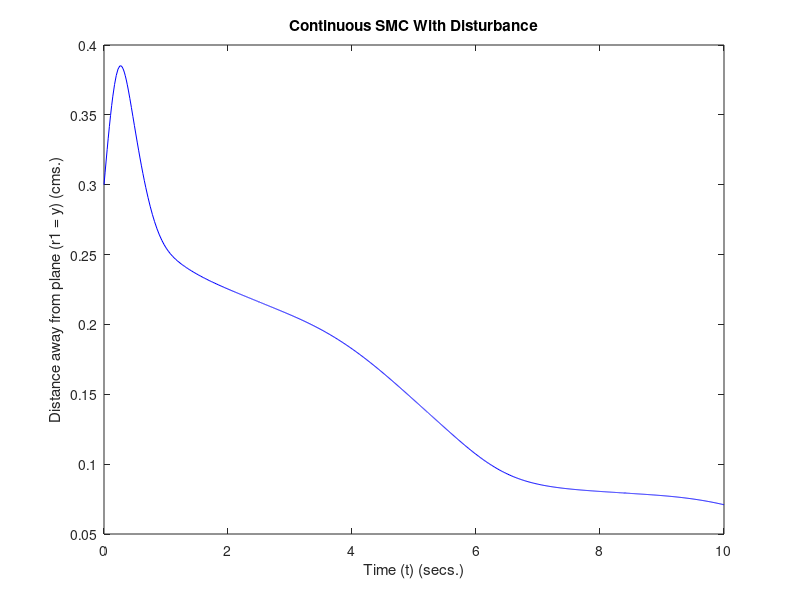
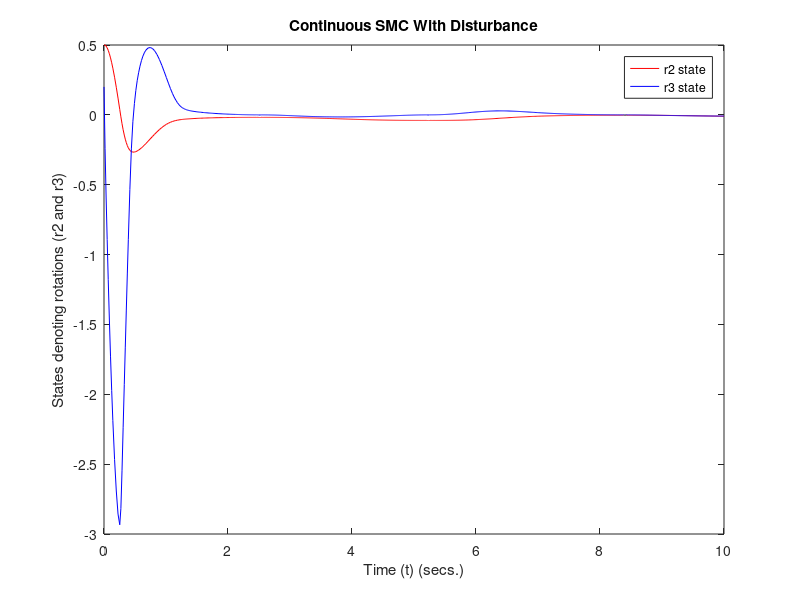
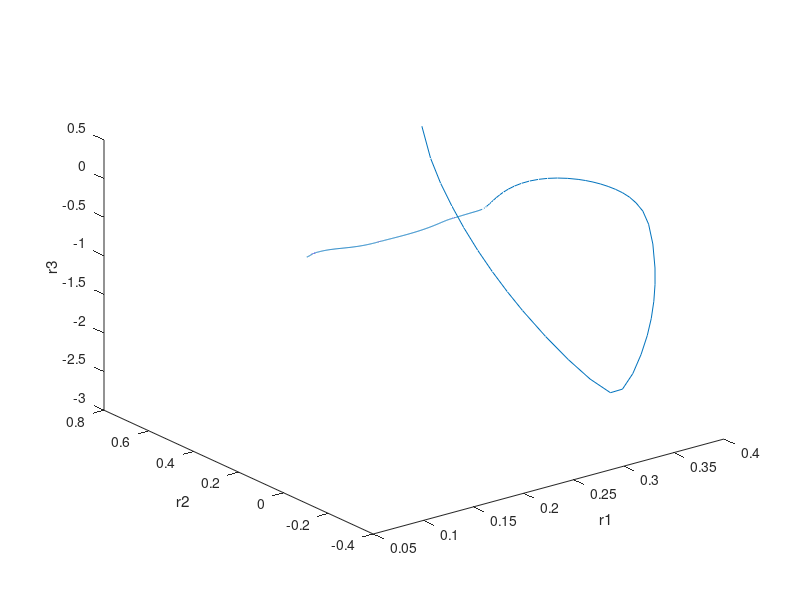
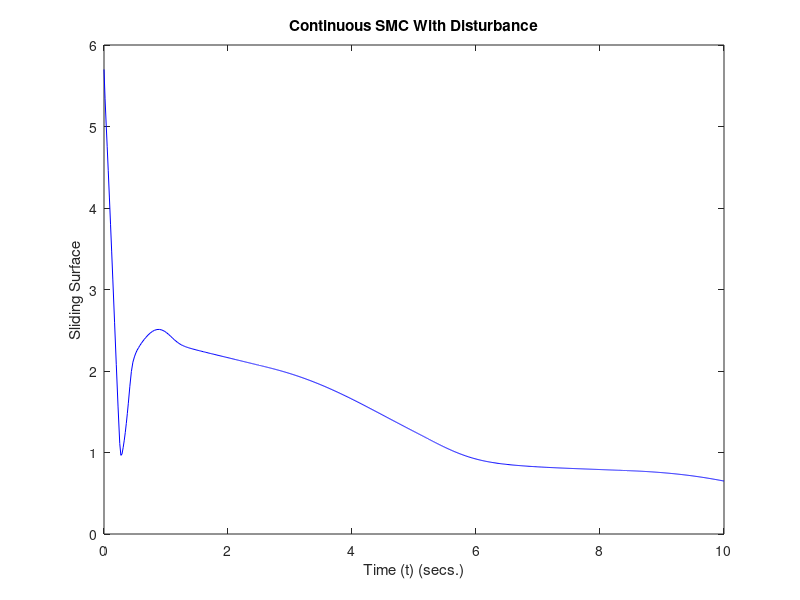

The MATLAB script that drew these images, in order:
function continuous_smc

tspan = [0 10];
r0 = [0.3; 0.5; 0.2];

[t,r] = ode45(@myodefun,tspan,r0);
K=6;
eta = 4;
c1=10;
c2=5;
k= 1.0/56.7;
Zeta = c1*r(:,1) + c2*r(:,2) + r(:,3);
U = -15*sign(r(:,1)).*(abs(r(:,1))).^(1/4)-23*sign(r(:,2)).*(abs(r(:,2))).^(1/3)-9*sign(r(:,3)).*(abs(r(:,3))).^(1/2);
f = -k*sin(acos(-r(:,3)/k)).*r(:,3).*tan(asin(-r(:,2)));
g = k*sin(acos(-r(:,3)/k));
i2 = g\(U-f);
plot(t, r(:,1), 'b')
title('Continuous SMC With Disturbance')
xlabel('Time (t) (secs.)')
ylabel('Distance away from plane (r1 = y) (cms.)')
figure
plot(t, r(:,2), 'r', t, r(:,3), 'b')
title('Continuous SMC With Disturbance')
xlabel('Time (t) (secs.)')
ylabel('States denoting rotations (r2 and r3)')
legend('r2 state', 'r3 state')
figure
plot3(r(:,1), r(:,2), r(:,3))
xlabel('r1')
ylabel('r2')
zlabel('r3')
figure
plot(t, Zeta, 'b')
title('Continuous SMC With Disturbance')
xlabel('Time (t) (secs.)')
ylabel('Sliding Surface')
figure
plot(t, U, 'b')
title('Continuous SMC With Disturbance')
xlabel('Time (t) (secs.)')
ylabel('Control Input')
hold on
axis image

function xdot = myodefun(t,x)
k= 1.0/56.7;
f = -k*sin(acos(-x(3)/k))*x(3)*tan(asin(-x(2)));
g = k*sin(acos(-x(3)/k));
d = 2*sin(t)+3;
u_nom = -15*sign(x(1))*(abs(x(1)))^(1/4)-23*sign(x(2))*(abs(x(2)))^(1/3)-9*sign(x(3))*(abs(x(3)))^(1/2);
u = u_nom;
i2 = (u-f)/g;
xdot(1,1) = x(2);
xdot(2,1) = x(3);
% Without Disturbance
%xdot(3,1) = f + g*i2;
% With Disturbance d=2sint + 3
xdot(3,1) = f + g*i2 + d;